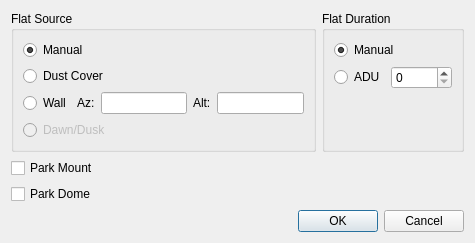
<?xml version="1.0" encoding="UTF-8"?>
<ui version="4.0">
 <class>calibrationOptions</class>
 <widget class="QDialog" name="calibrationOptions">
  <property name="geometry">
   <rect>
    <x>0</x>
    <y>0</y>
    <width>475</width>
    <height>241</height>
   </rect>
  </property>
  <property name="windowTitle">
   <string>Calibration Options</string>
  </property>
  <layout class="QVBoxLayout" name="verticalLayout_3">
   <item>
    <layout class="QHBoxLayout" name="horizontalLayout_3">
     <item>
      <widget class="QGroupBox" name="groupBox">
       <property name="toolTip">
        <string>Specify the source the flat field evenly illuminated light source</string>
       </property>
       <property name="title">
        <string>Flat Source</string>
       </property>
       <layout class="QVBoxLayout" name="verticalLayout">
        <item>
         <widget class="QRadioButton" name="manualSourceC">
          <property name="toolTip">
           <string>Light source triggered by the user manually</string>
          </property>
          <property name="text">
           <string>Manual</string>
          </property>
          <property name="checked">
           <bool>true</bool>
          </property>
         </widget>
        </item>
        <item>
         <widget class="QRadioButton" name="deviceSourceC">
          <property name="toolTip">
           <string>For dark and bias frames, close the dust cap before proceeding. For flat frames, close the dust cap and turn on the light source.</string>
          </property>
          <property name="text">
           <string>Dust Cover</string>
          </property>
         </widget>
        </item>
        <item>
         <layout class="QHBoxLayout" name="horizontalLayout">
          <item>
           <widget class="QRadioButton" name="wallSourceC">
            <property name="toolTip">
             <string>Slew mount to the specified Azimuth/Altitude coordinates before taking flat field images</string>
            </property>
            <property name="text">
             <string>Wall</string>
            </property>
           </widget>
          </item>
          <item>
           <widget class="QLabel" name="label">
            <property name="text">
             <string>Az:</string>
            </property>
           </widget>
          </item>
          <item>
           <widget class="dmsBox" name="azBox">
            <property name="toolTip">
             <string/>
            </property>
           </widget>
          </item>
          <item>
           <widget class="QLabel" name="label_2">
            <property name="text">
             <string>Alt:</string>
            </property>
           </widget>
          </item>
          <item>
           <widget class="dmsBox" name="altBox">
            <property name="toolTip">
             <string/>
            </property>
           </widget>
          </item>
         </layout>
        </item>
        <item>
         <widget class="QRadioButton" name="dawnDuskFlatsC">
          <property name="enabled">
           <bool>false</bool>
          </property>
          <property name="toolTip">
           <string>Use Dawn and Dusk light</string>
          </property>
          <property name="text">
           <string>Dawn/Dusk</string>
          </property>
         </widget>
        </item>
        <item>
         <spacer name="verticalSpacer_2">
          <property name="orientation">
           <enum>Qt::Vertical</enum>
          </property>
          <property name="sizeHint" stdset="0">
           <size>
            <width>20</width>
            <height>40</height>
           </size>
          </property>
         </spacer>
        </item>
       </layout>
      </widget>
     </item>
     <item>
      <widget class="QGroupBox" name="groupBox_2">
       <property name="title">
        <string>Flat Duration</string>
       </property>
       <layout class="QVBoxLayout" name="verticalLayout_2">
        <item>
         <widget class="QRadioButton" name="manualDurationC">
          <property name="toolTip">
           <string>Use the frame exposure value</string>
          </property>
          <property name="text">
           <string>Manual</string>
          </property>
          <property name="checked">
           <bool>true</bool>
          </property>
         </widget>
        </item>
        <item>
         <layout class="QHBoxLayout" name="horizontalLayout_2">
          <item>
           <widget class="QRadioButton" name="ADUC">
            <property name="toolTip">
             <string>Calculate optimal exposure time given the required ADU. If a controllable device is selected, calculate optimal brightness.</string>
            </property>
            <property name="text">
             <string>ADU</string>
            </property>
           </widget>
          </item>
          <item>
           <widget class="QSpinBox" name="ADUValue">
            <property name="toolTip">
             <string/>
            </property>
            <property name="maximum">
             <number>65535</number>
            </property>
            <property name="singleStep">
             <number>1000</number>
            </property>
           </widget>
          </item>
         </layout>
        </item>
        <item>
         <spacer name="verticalSpacer">
          <property name="orientation">
           <enum>Qt::Vertical</enum>
          </property>
          <property name="sizeHint" stdset="0">
           <size>
            <width>20</width>
            <height>40</height>
           </size>
          </property>
         </spacer>
        </item>
       </layout>
      </widget>
     </item>
    </layout>
   </item>
   <item>
    <widget class="QCheckBox" name="parkMountC">
     <property name="text">
      <string>Park Mount</string>
     </property>
    </widget>
   </item>
   <item>
    <widget class="QCheckBox" name="parkDomeC">
     <property name="text">
      <string>Park Dome</string>
     </property>
    </widget>
   </item>
   <item>
    <widget class="QDialogButtonBox" name="buttonBox">
     <property name="orientation">
      <enum>Qt::Horizontal</enum>
     </property>
     <property name="standardButtons">
      <set>QDialogButtonBox::Cancel|QDialogButtonBox::Ok</set>
     </property>
    </widget>
   </item>
  </layout>
 </widget>
 <customwidgets>
  <customwidget>
   <class>dmsBox</class>
   <extends>QLineEdit</extends>
   <header>widgets/dmsbox.h</header>
   <container>1</container>
  </customwidget>
 </customwidgets>
 <tabstops>
  <tabstop>manualSourceC</tabstop>
  <tabstop>deviceSourceC</tabstop>
  <tabstop>wallSourceC</tabstop>
  <tabstop>azBox</tabstop>
  <tabstop>altBox</tabstop>
  <tabstop>dawnDuskFlatsC</tabstop>
  <tabstop>manualDurationC</tabstop>
  <tabstop>ADUC</tabstop>
  <tabstop>ADUValue</tabstop>
 </tabstops>
 <resources/>
 <connections>
  <connection>
   <sender>buttonBox</sender>
   <signal>accepted()</signal>
   <receiver>calibrationOptions</receiver>
   <slot>accept()</slot>
   <hints>
    <hint type="sourcelabel">
     <x>248</x>
     <y>254</y>
    </hint>
    <hint type="destinationlabel">
     <x>157</x>
     <y>274</y>
    </hint>
   </hints>
  </connection>
  <connection>
   <sender>buttonBox</sender>
   <signal>rejected()</signal>
   <receiver>calibrationOptions</receiver>
   <slot>reject()</slot>
   <hints>
    <hint type="sourcelabel">
     <x>316</x>
     <y>260</y>
    </hint>
    <hint type="destinationlabel">
     <x>286</x>
     <y>274</y>
    </hint>
   </hints>
  </connection>
 </connections>
</ui>
